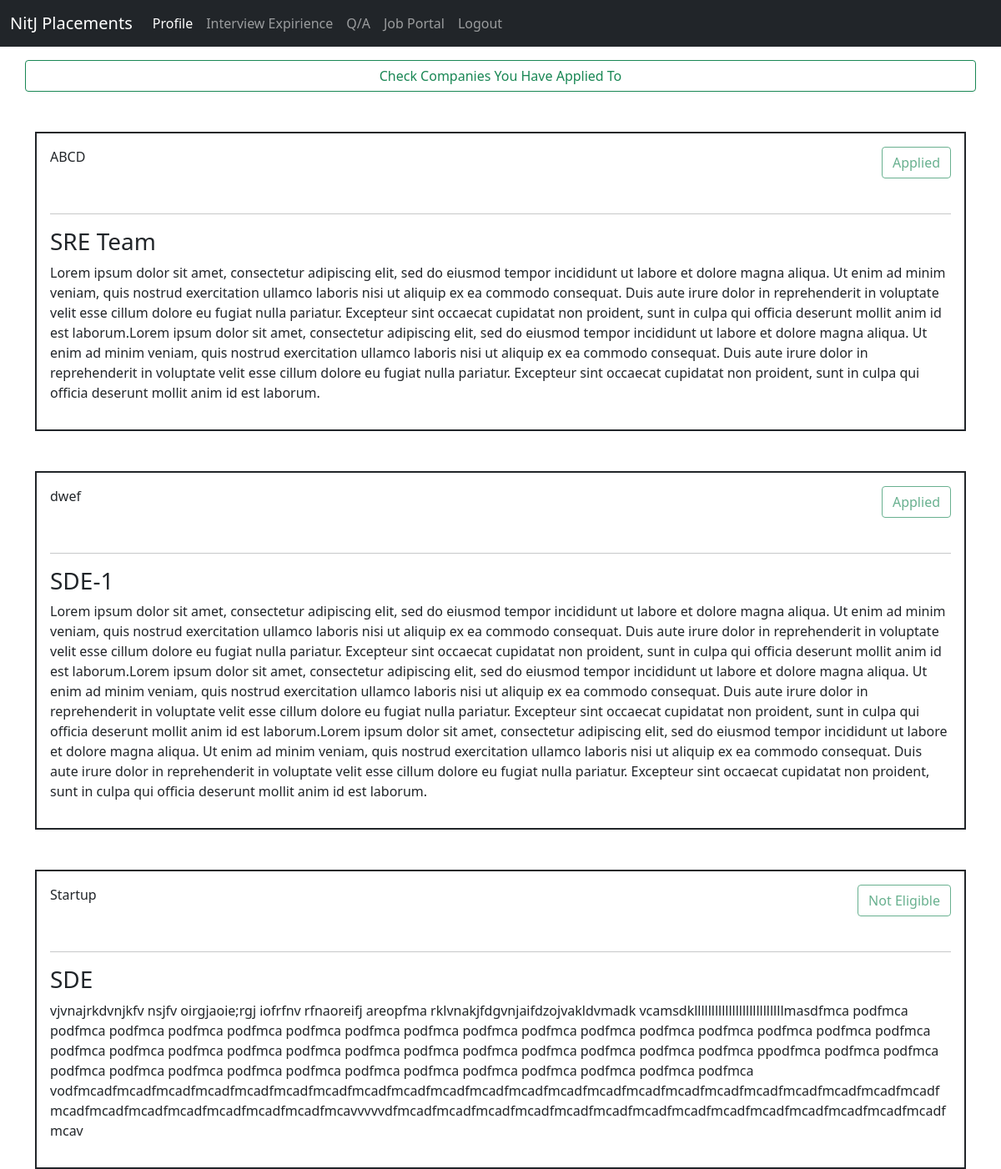
Page /jobs/ (signed in) on the committed database.
### placements/models.py (models this page shows, shortened)
class company(models.Model):
    Name = models.CharField(max_length=256)
    JobDescription = models.TextField()
    title = models.CharField(max_length=200, null=False)
    departmentsEligible =  MultiSelectField(choices=departmentChoice,default = "Computer Science")
    programEligible = MultiSelectField(choices=programChoice,default = "BTech")
    employmentType = models.CharField(choices=empType,max_length=200,null = True,blank=True)
    package = models.IntegerField(null = True,blank = True)

### placements/views.py (the view)
# urls.py: path('',interview_views.index,name = 'interview'),
@login_required
def index(request):
    companies = company.objects.all()
    applications = jobAppication.objects.all()
    applications = applications.filter(student = request.user.student)
    applications = applications.values_list('AppliedTo',flat = True)
    eligible = []
    year = request.user.student.year
    program = request.user.student.program
    department = request.user.student.department
    check = []
    for comp in companies:
        departmentEligible = str(comp.departmentsEligible).split(', ')
        programEligible = str(comp.programEligible).split(', ')
        employmentType = str(comp.employmentType)
        check.append(comp.id)
        if program in programEligible and department in departmentEligible:
            if employmentType == "Full Time":
                if program == "MTech":
                    if year+2 == today.year:
                        eligible.append(comp.id)
                    elif year+1 == today.year and today.month > 6:
                        eligible.append(comp.id)
                elif program == "BTech":
                    if year+4 == today.year:
                        eligible.append(comp.id)
                    elif year+3 == today.year and today.month > 6:
                        eligible.append(comp.id)
            elif employmentType == "Internship":
                if program == "MTech":
                    if year == today.year:
                        eligible.append(comp.id)
                    elif year+1 == today.year and today.month < 6:
                        eligible.append(comp.id)
                elif program == "BTech":
                    if year+2 == today.year and today.month > 6:
                        eligible.append(comp.id)
                    elif year+3 == today.year and today.month < 6:
                        eligible.append(comp.id)
            else:
                eligible.append(comp.id)
    print(eligible)
    print(check)
    context = {
        'companies':companies,
        'appliedTo':applications,
        'eligible':eligible,
    }
    return render(request,'placements/index.html',context)

### templates/placements/index.html (shortened to what this page needs)
{% extends "users/baseAuth.html"%}
{% load static %}
{% load crispy_forms_tags %}
{% block headBlock %}
<link rel="stylesheet" href="{% static 'users/index.css' %}">
{% endblock %}
{% block bodyBlock %}
<div class = "container mt-3">
  <div class="row justify-content-center myWhite">
      <a class="btn btn-outline-success" href="{% url 'applied'%}">
        Check Companies You Have Applied To
      </a>
  </div>
</div>
<div class="container">
{% for company in companies %}
  <div class="question-list-item border border-2 border-dark mt-5 p-3 myWhite">
    <p>
        {{ company.Name }}
            {% if company.id not in eligible %}
            <button type="button" class="btn btn-outline-success right" disabled> Not Eligible </button>
            {% elif company.id in appliedTo%}
            <button type="button" class="btn btn-outline-success right" disabled> Applied </button>
            {% else %}
            <a type="button" class="btn btn-outline-success right" name = "{{ company.id }}" href="{% url 'apply' company.id%}"> Apply </a>
            {% endif%}
    </p>
    <br class = "clearRight">
    <hr>
    <h3> {{ company.title }}</h3>
    <p>
        {{ company.JobDescription }}
    </p>
</div>
{% endfor %}
</div>
{% endblock bodyBlock %}

### static/main.css (style rules this page uses)
.myWhite { background-color:white; }
.right { float: right; }

### templates/placements/index.html (style rules this page uses)
body { word-wrap: break-word; }

### rows in the picture
company: Name "ABCD", shows "Applied", title "SRE Team", JobDescription "Lorem ipsum dolor sit amet, consectetur adipiscing elit, sed do eiusmod tempor incididunt ut labore et dolore magna aliqua. Ut enim ad minim veniam, quis nostrud exercitation ullamco laboris nisi ut aliquip ex ea commodo consequat. Duis aute irure dolor in reprehenderit in voluptate velit esse cillum dolore eu fugiat nulla pariatur. Excepteur sint occaecat cupidatat non proident, sunt in culpa qui officia deserunt mollit anim id est laborum.Lorem ipsum dolor sit amet, consectetur adipiscing elit, sed do eiusmod tempor incididunt ut labore et dolore magna aliqua. Ut enim ad minim veniam, quis nostrud exercitation ullamco laboris nisi ut aliquip ex ea commodo consequat. Duis aute irure dolor…"
company: Name "dwef", shows "Applied", title "SDE-1", JobDescription "Lorem ipsum dolor sit amet, consectetur adipiscing elit, sed do eiusmod tempor incididunt ut labore et dolore magna aliqua. Ut enim ad minim veniam, quis nostrud exercitation ullamco laboris nisi ut aliquip ex ea commodo consequat. Duis aute irure dolor in reprehenderit in voluptate velit esse cillum dolore eu fugiat nulla pariatur. Excepteur sint occaecat cupidatat non proident, sunt in culpa qui officia deserunt mollit anim id est laborum.Lorem ipsum dolor sit amet, consectetur adipiscing elit, sed do eiusmod tempor incididunt ut labore et dolore magna aliqua. Ut enim ad minim veniam, quis nostrud exercitation ullamco laboris nisi ut aliquip ex ea commodo consequat. Duis aute irure dolor…"
company: Name "Startup", shows "Not Eligible", title "SDE", JobDescription "vjvnajrkdvnjkfv nsjfv oirgjaoie;rgj iofrfnv rfnaoreifj areopfma rklvnakjfdgvnjaifdzojvakldvmadk vcamsdkllllllllllllllllllllllllllmasdfmca podfmca podfmca podfmca podfmca podfmca podfmca podfmca podfmca podfmca podfmca podfmca podfmca podfmca podfmca podfmca podfmca podfmca podfmca podfmca podfmca podfmca podfmca podfmca podfmca podfmca podfmca podfmca podfmca ppodfmca podfmca podfmca podfmca podfmca podfmca podfmca podfmca podfmca podfmca podfmca podfmca podfmca podfmca podfmca…"
